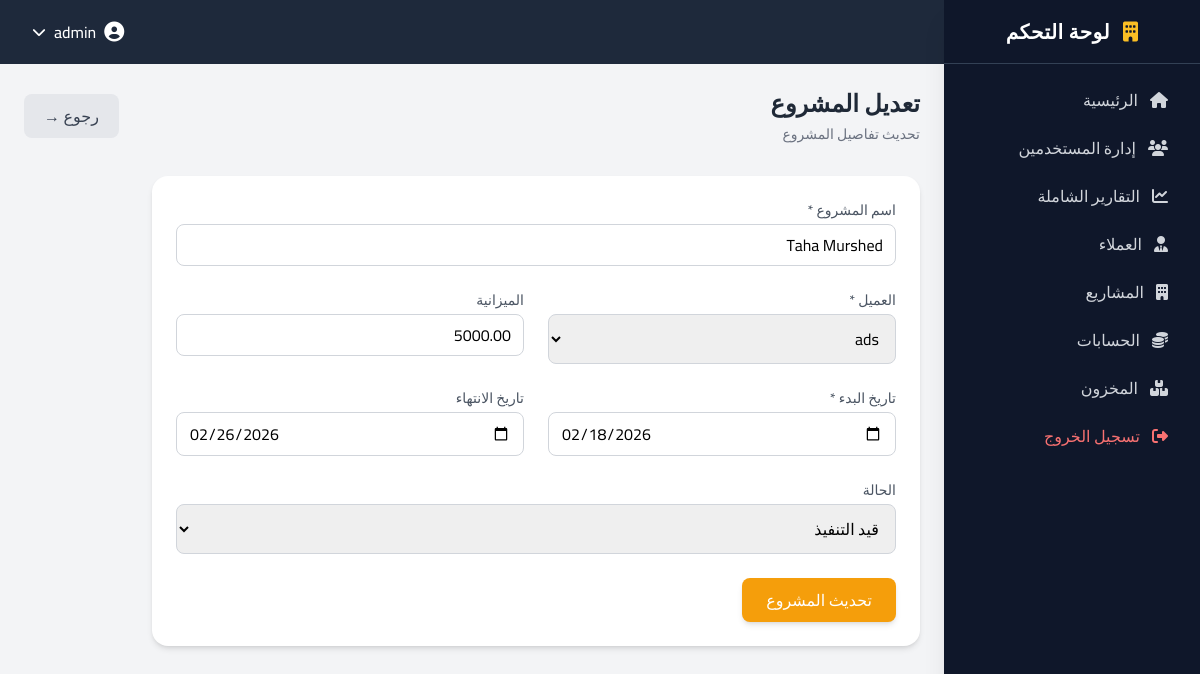
Page /modules/projects/edit.php?id=1 (signed in) on the committed database.
### tables this page shows
CREATE TABLE `projects` (
  `id` int NOT NULL,
  `name` varchar(150) NOT NULL,
  `client_id` int NOT NULL,
  `budget` decimal(15,2) DEFAULT '0.00',
  `start_date` date DEFAULT NULL,
  `end_date` date DEFAULT NULL,
  `status` enum('Pending','In Progress','Completed') DEFAULT 'Pending',
  `created_at` timestamp NULL DEFAULT CURRENT_TIMESTAMP
);

CREATE TABLE `clients` (
  `id` int NOT NULL,
  `name` varchar(100) NOT NULL,
  `phone` varchar(20) DEFAULT NULL,
  `email` varchar(100) DEFAULT NULL,
  `address` text,
  `created_at` timestamp NULL DEFAULT CURRENT_TIMESTAMP
);

### modules/projects/edit.php (the view, shortened to what this page needs)
<?php
require_once '../../config/database.php';
$project_id = intval($_GET['id']);
$project_stmt = $conn->prepare("
    SELECT id, name, client_id, budget, start_date, end_date, status
    FROM projects
    WHERE id = ?
");
$project_stmt->bind_param("i", $project_id);
$project_stmt->execute();
$project_result = $project_stmt->get_result();
$project = $project_result->fetch_assoc();
$clients_stmt = $conn->prepare("
    SELECT id, name FROM clients ORDER BY name ASC
");
$clients_stmt->execute();
$clients = $clients_stmt->get_result();
include '../../includes/header.php';
include '../../includes/sidebar.php';
?>
<div class="lg:mr-64 p-6 min-h-screen bg-gray-100">
    <div class="flex flex-col md:flex-row md:items-center md:justify-between mb-8 gap-4">
        <div>
            <h1 class="text-2xl font-semibold text-gray-800">
                تعديل المشروع
            </h1>
            <p class="text-gray-500 text-sm mt-1">
                تحديث تفاصيل المشروع
            </p>
        </div>
        <a href="list.php"
           class="inline-flex items-center bg-gray-200 hover:bg-gray-300 text-gray-700 font-medium px-5 py-2.5 rounded-lg transition">
            رجوع &rarr;
        </a>
    </div>
    <div class="bg-white rounded-2xl shadow-md p-6 max-w-3xl">
        <form method="POST" class="grid grid-cols-1 md:grid-cols-2 gap-6">
            <div class="md:col-span-2">
                <label class="block text-sm font-medium text-gray-600 mb-1">
                    اسم المشروع *
                </label>
                <input type="text"
                       name="name"
                       value="<?= htmlspecialchars($project['name']) ?>"
                       required
                       class="w-full border border-gray-300 rounded-lg px-3 py-2 focus:ring-2 focus:ring-amber-500 focus:border-amber-500 outline-none transition">
            </div>
            <div>
                <label class="block text-sm font-medium text-gray-600 mb-1">
                    العميل *
                </label>
                <select name="client_id"
                        required
                        class="w-full border border-gray-300 rounded-lg px-3 py-2 focus:ring-2 focus:ring-amber-500 focus:border-amber-500 outline-none transition">
                    <?php while ($client = $clients->fetch_assoc()): ?>
                        <option value="<?= $client['id'] ?>"
                            <?= ($client['id'] == $project['client_id']) ? 'selected' : '' ?>>
                            <?= htmlspecialchars($client['name']) ?>
                        </option>
                    <?php endwhile; ?>
                </select>
            </div>
            <div>
                <label class="block text-sm font-medium text-gray-600 mb-1">
                    الميزانية
                </label>
                <input type="number"
                       name="budget"
                       step="0.01"
                       min="0"
                       value="<?= htmlspecialchars($project['budget']) ?>"
                       class="w-full border border-gray-300 rounded-lg px-3 py-2 focus:ring-2 focus:ring-amber-500 focus:border-amber-500 outline-none transition">
            </div>
            <div>
                <label class="block text-sm font-medium text-gray-600 mb-1">
                    تاريخ البدء *
                </label>
                <input type="date"
                       name="start_date"
                       value="<?= htmlspecialchars($project['start_date']) ?>"
                       required
                       class="w-full border border-gray-300 rounded-lg px-3 py-2 focus:ring-2 focus:ring-amber-500 focus:border-amber-500 outline-none transition">
            </div>
            <div>
                <label class="block text-sm font-medium text-gray-600 mb-1">
                    تاريخ الانتهاء
                </label>
                <input type="date"
                       name="end_date"
                       value="<?= htmlspecialchars($project['end_date']) ?>"
                       class="w-full border border-gray-300 rounded-lg px-3 py-2 focus:ring-2 focus:ring-amber-500 focus:border-amber-500 outline-none transition">
            </div>
            <div class="md:col-span-2">
                <label class="block text-sm font-medium text-gray-600 mb-1">
                    الحالة
                </label>
                <select name="status"
                        class="w-full border border-gray-300 rounded-lg px-3 py-2 focus:ring-2 focus:ring-amber-500 focus:border-amber-500 outline-none transition">
                    <?php
                    $statuses = [
                        'Pending' => 'قيد الانتظار',
                        'In Progress' => 'قيد التنفيذ',
                        'Completed' => 'مكتمل'
                    ];
                    foreach ($statuses as $val => $label):
                    ?>
                        <option value="<?= $val ?>"
                            <?= ($project['status'] === $val) ? 'selected' : '' ?>>
                            <?= $label ?>
                        </option>
                    <?php endforeach; ?>
                </select>
            </div>
            <div class="md:col-span-2">
                <button type="submit"
                        class="bg-amber-500 hover:bg-amber-600 text-white font-medium px-6 py-2.5 rounded-lg shadow-md hover:shadow-lg transition duration-200">
                    تحديث المشروع
                </button>
            </div>
        </form>
    </div>
</div>
<?php
include '../../includes/footer.php';
?>

### rows in the picture
projects: name "Taha Murshed", client_id "ads", budget "5000.00", start_date "02/18/2026", end_date "02/26/2026", status "قيد التنفيذ"

### other values in the picture
$_SESSION['username'] "admin"
$label "إدارة المستخدمين التقارير الشاملة العملاء المشاريع الحسابات المخزون"
